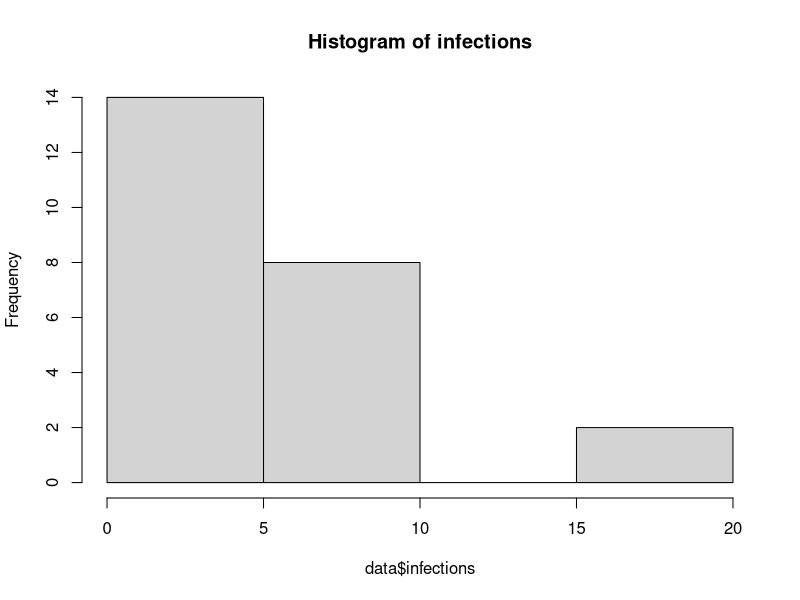
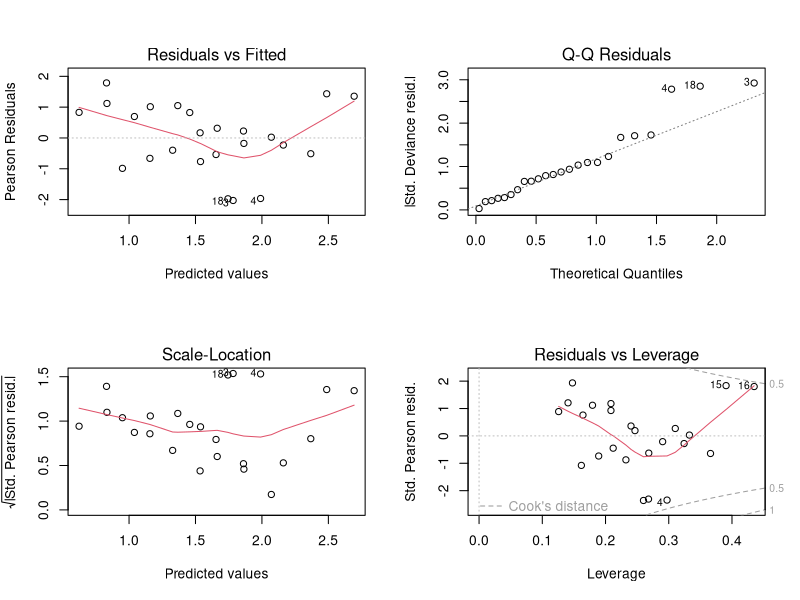
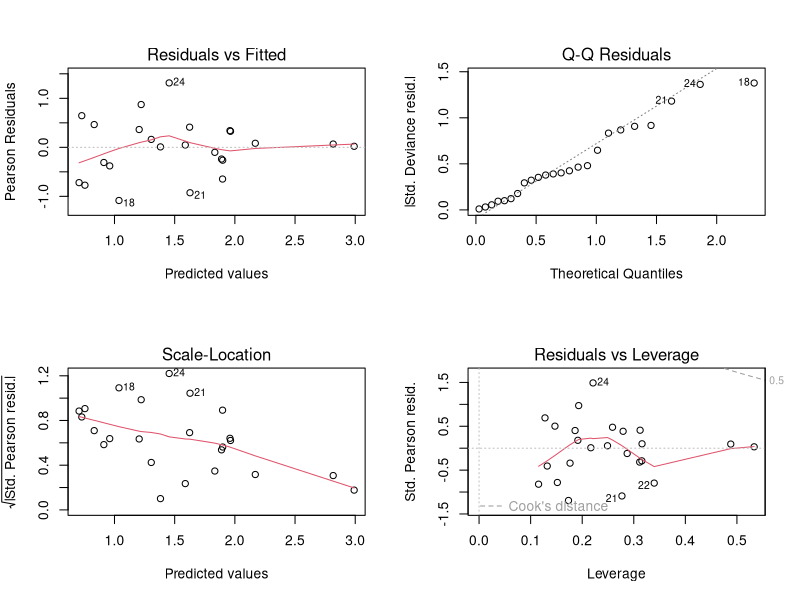
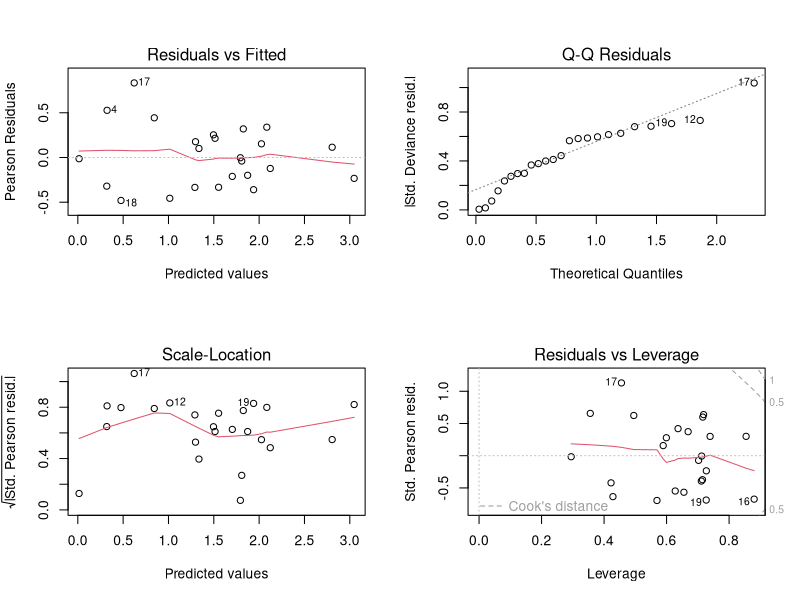
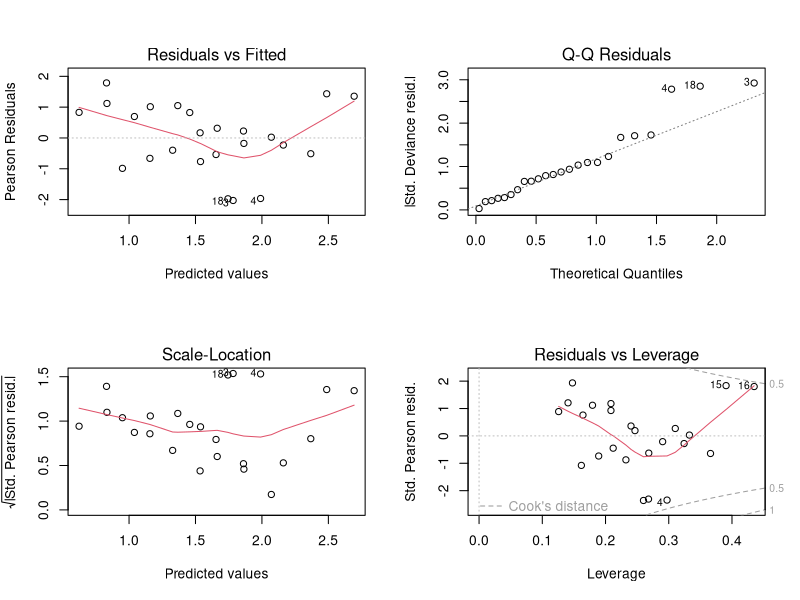
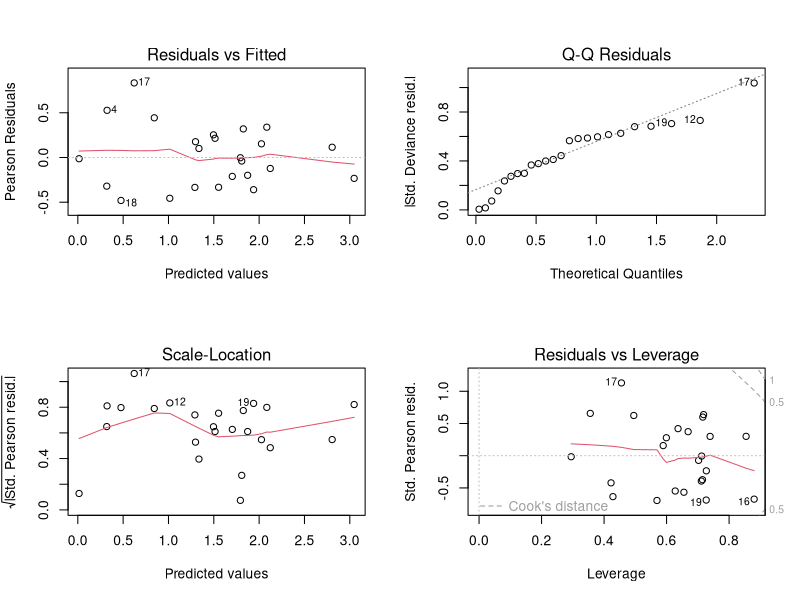

These figures' R source, in order: (Note: this script raises an error after producing the figures.)
# Load necessary libraries
library(dplyr)
library(ggplot2)
#library(GGally)
library(MASS)
library(car)
library(Hmisc)
library(knitr)

library(ggfortify)
### Assignment1
# Reading in the data
data<- read.table("../02_Assignment2/earinfect.txt",header=T)
names(data)
# first step -> descriptive analytics of the dependent variable

data <- mutate_if(data, is.character, as.factor)
dev.off()
hist(data$infections, main="Histogram of infections")
mean(data$persons)
var(data$persons)
min(data$persons)
sum(data$persons)
sum(data$infections)

########################
# First we fit a simple model with no interactions, no offset
fit1 <- glm(infections ~ swimmer + location + age + sex, family = poisson, data = data)
summary(fit1)
par(mfrow=c(2,2))
plot(fit1)

1-pchisq(fit1$deviance, fit1$df.residual)


# Almost all parameters are significant
# But the model doesn'capture some trend in the data -> Parabola in residual plot

# Now we look at the same model using an offset.
# 
fit1.offset<-glm(infections ~ offset(log(persons)) + swimmer + location + age + sex, family = poisson(link="log"), data = data)
summary(fit1.offset)
plot(fit1.offset)
anova(fit1.offset, test="Chisq")
Anova(fit1.offset, type="II")
Anova(fit1.offset, type="III")
1-pchisq(fit1.offset$deviance, fit1.offset$df.residual)


fit1.offset<-glm(infections ~ offset(log(persons)) + (swimmer + location + age + sex)^2, family = poisson(link="log"), data = data)
1-pchisq(fit1.offset$deviance, fit1.offset$df.residual)
plot(fit1.offset)

summary(fit1.offset)
anova(fit1.offset, test="Chisq")
Anova(fit1.offset, type="II")
Anova(fit1.offset, type="III")

####################
# Goodness of fit tests

# First we fit the null-model (easier to compare later)
H_0 <- glm(infections ~ offset(log(persons))+1, family = poisson, data = data)
summary(H_0) # comparatively high deviance

pchisq(fit1.offset$deviance, fit1.offset$df.residual)
pchisq(fit1.offset$null.deviance, fit1.offset$df.null)

pchisq(H_0$deviance, H_0$df.residual)

anova(H_0,fit1.offset, test="Chisq")




drop1(fit1.offset, test="Chisq")
fit1.offred <- step(fit1.offset)
fit1.offred

par(mfrow=c(2,2))
plot(fit1)
plot(fit1.offset)
plot(fit1.offloc)

anova(fit1.offset, (glm(infections ~ offset(log(persons)) + swimmer + location + sex, family = poisson, data = data)), test="Chisq")
fit1.offloc <- glm(infections ~ offset(log(persons)) +location*sex, family = poisson, data = data)
sofloc <- summary(fit1.offloc)

# print coefficients to latex
#knitr::kable(sofloc$coefficients, "latex")

pchisq(fit1.offloc$deviance, fit1.offloc$df.residual)
anova(glm(infections ~ offset(log(persons))+1, family = poisson, data = data),fit1.offloc, test="Chisq")
anova(fit1.offset,fit1.offloc, test="Chisq")

anova(H_0, fit1.offloc, test="Chisq")
pchisq(fit1.offloc$deviance, fit.offloc$df.residual)


fit_step <- step(fit1.offset)

anova(fit_step, fit_fin)

# Null hypothesis on quasi poisson
fit.q0 <- glm(infections ~ offset(log(persons)), family = quasipoisson(link="log"), data = data)
summary(fit.q0)




# Now a full model on the quasi poisson
#fit.qp <- (glm(infections ~ offset(log(persons)) + swimmer + location + age + sex, family = quasipoisson(link="log"), data = data))
fit.qp <- (glm(infections ~ offset(log(persons)) + (swimmer + location + age + sex)^2, family = quasipoisson(link="log"), data = data))
summary(fit.qp)
Anova(fit.qp, test="F", type="II")
Anova(fit.qp, test="F", type="III")
anova(fit.qp, test="F")
plot(fit.qp)

#fit.qp$


knitr::kable(anova(fit.q0, fit.qp, test="F"), "latex")

fit.qps <- glm(infections ~ offset(log(persons))+ location*sex, family = quasipoisson(link="log"), data = data)
summary(fit.qps)
anova(fit.qp,fit.qps, test="F")
anova(fit.q0, fit.qps, test="F")

fit.qps <- glm(infections ~ offset(log(persons))+ location*sex+swimmer, family = quasipoisson(link="log"), data = data)

Anova(fit.qps, type="II", test="F")
Anova(fit.qps, type="III", test="F")
anova(fit.qps, test="F")
anovaTests(fit.qps)

summary(fit.qps)

sofloc <- summary(fit.qps)

# print coefficients to latex
knitr::kable(sofloc$coefficients, "latex")
# knitr::kable(sofloc$coefficients, "latex")



logLik(fit1.offset)

logLik(fit.qps)
plot(fit.qps)

fit_fin <- glm(infections ~ offset(log(persons))+ location*sex+swimmer, family = poisson(link="log"), data = data)
sofloc <- summary(fit_fin)

sofloc
knitr::kable(sofloc$coefficients, "latex")
anovaTests(fit_fin, "Chisq")

anova(fit_fin, test="Chisq")
Anova(fit_fin, type="III")


pchisq(fit_fin$deviance, fit_fin$df.residual)
anova(H_0, fit_fin, test="Chisq")
anova(fit_fin, fit1.offloc, test="Chisq")
anova(fit1.offset, fit_fin, test="Chisq")

exp(mean(log(data$infections/data$persons)))
mean(data$infections/data$persons)

fit_fin$coefficients
exp(fit_fin$coefficients)
summary(fit_fin)

#summary(glm.nb(infections ~ offset(log(persons)) + swimmer + location + age + sex, data = data))


##-
# mean(data$infections)
# var(data$infections)
# 
# log((data$infections/data$persons))
# var(data$infections/data$persons)
# sum(data$persons)
# mean(data$infections/data$persons*mean(data$infections))
# var(data$infections/data$persons*mean(data$infections))

#data$infections/data$persons*mean(data$infections)



#install.packages("COMPoissionReg")
#library("COMPoissionReg")


anovaTests <- function(modelObject, testString="F"){
  # perform type I, II and III Anova on the given model with the corresponding test

  if(testString=="F"){
    print(anova(modelObject))
    print("######################")
    print(Anova(modelObject, type="II", test=testString))
    print("######################")
    Anova(modelObject, type="III", test=testString)
  }
  else{
    print(anova(modelObject,test=testString))
    print("######################")
    print(Anova(modelObject, type="II"))
    print("######################")
    print(Anova(modelObject, type="III"))
  }
}

#######################################
# Iterative testing
# fit.qp is a quasi-poisson with full 2-way interactions
drop1(fit.qp, test="F")
qpdrop1 <- glm(infections ~ offset(log(persons))+ (location+sex+age)^2+(swimmer+location+age)^2, family = quasipoisson(link="log"), data = data)



summary(qpdrop1)
summary(fit.qp)
